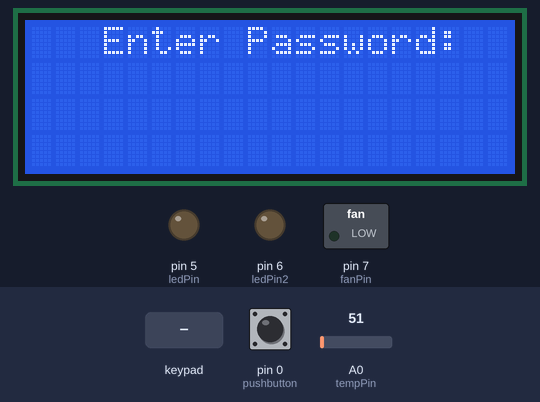
A sketch run on a simulated Arduino Uno, built with avr-gcc and run on an emulated ATmega328P. Shown: 20×4 character LCD, switched loads named in the sketch (green lamp = pin HIGH), output pins drawn as LEDs (lit = HIGH). The test bench sets the inputs (shaded band); at power-on: pin 0 (pushbutton) LOW, A0 (tempPin) = 51.

Above: at 1.2 s.
1.3 s: keypad keys 1 2 1 4 = pressed 0.4 s apart
At 3.5 s:
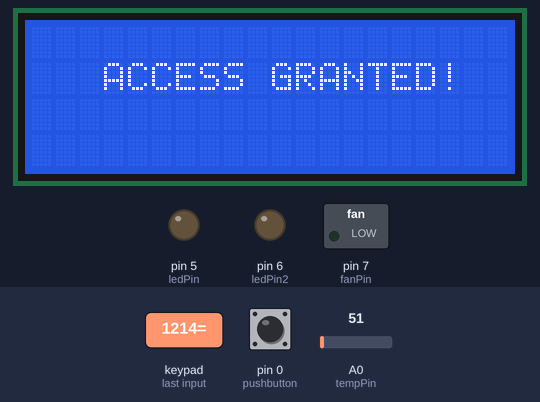
At 4.5 s:
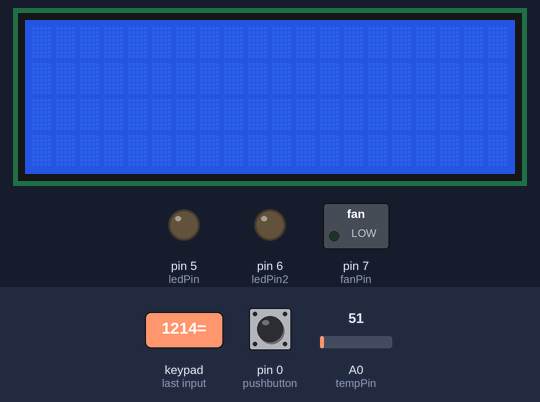
4.8 s: pin 0 (pushbutton) pulled HIGH for 1 s
At 6.5 s:
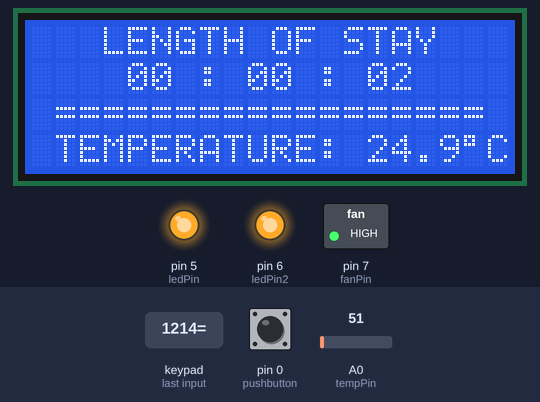
Timing chart, 0 to 8.2 s (numbered marks = the images above; inputs shaded):
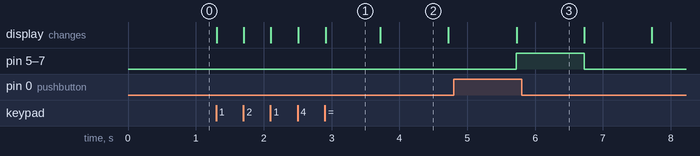

Measured:
- after the input at 1.3 s, the display: first changes at once (image 1 shows a later state)
- after the input at 4.8 s, pin 5 (ledPin), pin 6 (ledPin2), pin 7 (fanPin): LOW → HIGH after 0.92 s, → LOW 1.0 s later; the display: changes after 0.93 s (image 3)
- what the display in image 1 shows lasts 0.8 s, from 2.9 s to 3.7 s
- what the display in image 2 shows lasts 1.0 s, from 3.7 s to 4.7 s

The sketch:

Arduino-Sketch.ino
```cpp
#include <LiquidCrystal.h>
#include <Keypad.h>
LiquidCrystal lcd(8, 9, 10, 11, 12, 13);  // LCD pin connections
const byte pushbutton = 0;
const byte ledPin = 5;
const byte ledPin2 = 6;
const int fanPin = 7;
const int tempPin = A0;
const String password = "1214";  // Change as needed
String inputPassword = "";
const byte ROWS = 4;
const byte COLS = 4;
char keys[ROWS][COLS] =
{ {'7', '8', '9', '/'},
  {'4', '5', '6', '*'},
  {'1', '2', '3', '-'},
  {'C', '0', '=', '+'}  };
byte rowPins[ROWS] = {A1, A2, A3, A4};
byte colPins[COLS] = {4, 3, 2, 1};
Keypad keypad = Keypad(makeKeymap(keys), rowPins, colPins, ROWS, COLS);
void setup()
{ lcd.begin(20, 4);
  lcd.setCursor(3, 0);
  lcd.print("Enter Password:");
  pinMode(fanPin, OUTPUT);
  pinMode(ledPin, OUTPUT);
  pinMode(ledPin2, OUTPUT);
  pinMode(tempPin, INPUT);
  pinMode(pushbutton, INPUT);
  digitalWrite(fanPin, LOW);  // Fan OFF initially
  digitalWrite(ledPin, LOW);  // LED OFF initially
  digitalWrite(ledPin2, LOW); // LED OFF initially
  }
void loop()
{  char key = keypad.getKey();
  if (key) {
    if (key == 'C') {  // Clear input
      inputPassword = "";  // Reset password
      lcd.setCursor(0, 1);
      lcd.print("                    "); }
    else if (key == '=') {
      if (inputPassword == password) {
        lcd.setCursor(0, 0);
        lcd.print("                    ");  // Clear enter password
        lcd.setCursor(0, 1);
        lcd.print("                    ");  // Clear password
        lcd.setCursor(3, 1);
        lcd.print("ACCESS GRANTED!");
        delay(800);
        lcd.setCursor(3, 1);
        lcd.print("                  ");  // Clear Access Granted message
        unsigned long startTime = millis();  // Start the timer
        unsigned long lastUpdate = millis();
        int hours = 0, minutes = 0, seconds = 0;
        while (true) {
          unsigned long currentTime = millis();
          if (currentTime - lastUpdate >= 1000) {
            lastUpdate += 1000;
            seconds++;
            if (seconds == 60) {
              seconds = 0;
              minutes++;    }
            if (minutes == 60) {
              minutes = 0;
              hours++;  }
            lcd.setCursor(3, 0);
            lcd.print("LENGTH OF STAY");
            lcd.setCursor(4, 1);
            lcd.print(hours < 10 ? "0" : "");  // Add leading zero
            lcd.print(hours);
            lcd.print(" : ");
            lcd.print(minutes < 10 ? "0" : "");  // Add leading zero
            lcd.print(minutes);
            lcd.print(" : ");
            lcd.print(seconds < 10 ? "0" : "");  // Add leading zero
            lcd.print(seconds);
            lcd.setCursor(1, 2);
            lcd.print("=================="); // Display divider }
          int tempValue = analogRead(tempPin);
          int check = digitalRead(pushbutton);
          if (check == 1) {
            digitalWrite(fanPin, HIGH);
            digitalWrite(ledPin, HIGH);
            digitalWrite(ledPin2, HIGH);
            float temperature = (tempValue * 5.0 / 1023.0) * 100;
            lcd.setCursor(1, 3);
            lcd.print("TEMPERATURE: ");
            lcd.print(temperature, 1);  // Display with 1 decimal place
            lcd.write(223);  // ascii for degree symbol
            lcd.print("C");  }
          else {
            digitalWrite(fanPin, LOW);
            digitalWrite(ledPin, LOW);
            digitalWrite(ledPin2, LOW);   }}
            }
  }          else {
        lcd.setCursor(3, 2);
        lcd.print("WRONG PASSWORD!");
        delay(1000);    }
      inputPassword = "";
      lcd.setCursor(3, 2);
      lcd.print("                    ");  }
    else {
      if (inputPassword.length() < 4) {
        inputPassword += key;
        lcd.setCursor(0, 1);
        String maskedPassword = "";
        for (int i = 0; i < inputPassword.length(); i++) {
          maskedPassword += "*";   }
        lcd.print(maskedPassword + " ");    }}}}
```
